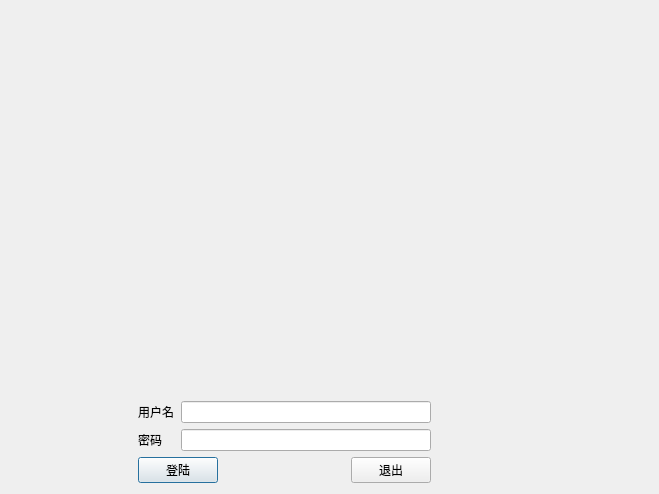
<?xml version="1.0" encoding="UTF-8"?>
<ui version="4.0">
 <class>StartDialog</class>
 <widget class="QDialog" name="StartDialog">
  <property name="geometry">
   <rect>
    <x>0</x>
    <y>0</y>
    <width>659</width>
    <height>494</height>
   </rect>
  </property>
  <property name="windowTitle">
   <string>Dialog</string>
  </property>
  <layout class="QGridLayout" name="gridLayout">
   <item row="0" column="0" colspan="6">
    <widget class="QLabel" name="label">
     <property name="text">
      <string>&lt;html&gt;&lt;head/&gt;&lt;body&gt;&lt;p&gt;&lt;img src=&quot;:/C:/Users/18550/Desktop/a3alij36842890478405.jpg&quot;/&gt;&lt;/p&gt;&lt;/body&gt;&lt;/html&gt;</string>
     </property>
     <property name="scaledContents">
      <bool>true</bool>
     </property>
    </widget>
   </item>
   <item row="1" column="0">
    <spacer name="horizontalSpacer_3">
     <property name="orientation">
      <enum>Qt::Horizontal</enum>
     </property>
     <property name="sizeHint" stdset="0">
      <size>
       <width>150</width>
       <height>20</height>
      </size>
     </property>
    </spacer>
   </item>
   <item row="1" column="1">
    <widget class="QLabel" name="label_2">
     <property name="text">
      <string>用户名</string>
     </property>
    </widget>
   </item>
   <item row="2" column="0">
    <spacer name="horizontalSpacer_4">
     <property name="orientation">
      <enum>Qt::Horizontal</enum>
     </property>
     <property name="sizeHint" stdset="0">
      <size>
       <width>150</width>
       <height>20</height>
      </size>
     </property>
    </spacer>
   </item>
   <item row="2" column="1">
    <widget class="QLabel" name="label_3">
     <property name="text">
      <string>密码</string>
     </property>
    </widget>
   </item>
   <item row="3" column="0">
    <spacer name="horizontalSpacer">
     <property name="orientation">
      <enum>Qt::Horizontal</enum>
     </property>
     <property name="sizeHint" stdset="0">
      <size>
       <width>150</width>
       <height>20</height>
      </size>
     </property>
    </spacer>
   </item>
   <item row="3" column="1" colspan="2">
    <widget class="QPushButton" name="pushButton">
     <property name="text">
      <string>登陆</string>
     </property>
    </widget>
   </item>
   <item row="3" column="3">
    <spacer name="horizontalSpacer_2">
     <property name="orientation">
      <enum>Qt::Horizontal</enum>
     </property>
     <property name="sizeHint" stdset="0">
      <size>
       <width>150</width>
       <height>20</height>
      </size>
     </property>
    </spacer>
   </item>
   <item row="3" column="4">
    <widget class="QPushButton" name="pushButton_2">
     <property name="text">
      <string>退出</string>
     </property>
    </widget>
   </item>
   <item row="3" column="5">
    <spacer name="horizontalSpacer_7">
     <property name="orientation">
      <enum>Qt::Horizontal</enum>
     </property>
     <property name="sizeHint" stdset="0">
      <size>
       <width>150</width>
       <height>20</height>
      </size>
     </property>
    </spacer>
   </item>
   <item row="1" column="5">
    <spacer name="horizontalSpacer_5">
     <property name="orientation">
      <enum>Qt::Horizontal</enum>
     </property>
     <property name="sizeHint" stdset="0">
      <size>
       <width>190</width>
       <height>20</height>
      </size>
     </property>
    </spacer>
   </item>
   <item row="1" column="2" colspan="3">
    <widget class="QLineEdit" name="lineEdit"/>
   </item>
   <item row="2" column="5">
    <spacer name="horizontalSpacer_6">
     <property name="orientation">
      <enum>Qt::Horizontal</enum>
     </property>
     <property name="sizeHint" stdset="0">
      <size>
       <width>240</width>
       <height>20</height>
      </size>
     </property>
    </spacer>
   </item>
   <item row="2" column="2" colspan="3">
    <widget class="QLineEdit" name="lineEdit_2"/>
   </item>
  </layout>
 </widget>
 <resources/>
 <connections>
  <connection>
   <sender>pushButton</sender>
   <signal>clicked()</signal>
   <receiver>StartDialog</receiver>
   <slot>accept()</slot>
   <hints>
    <hint type="sourcelabel">
     <x>261</x>
     <y>265</y>
    </hint>
    <hint type="destinationlabel">
     <x>319</x>
     <y>326</y>
    </hint>
   </hints>
  </connection>
 </connections>
</ui>
